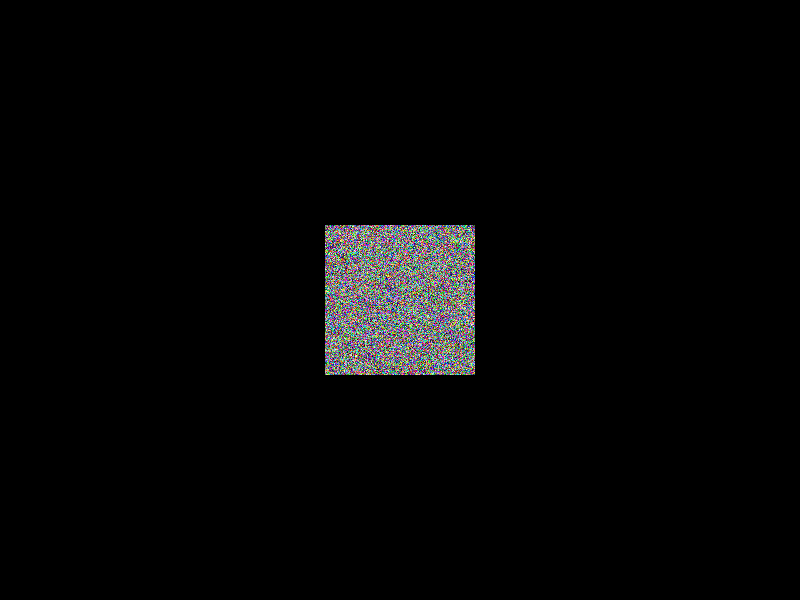
Frame 1 (no input)
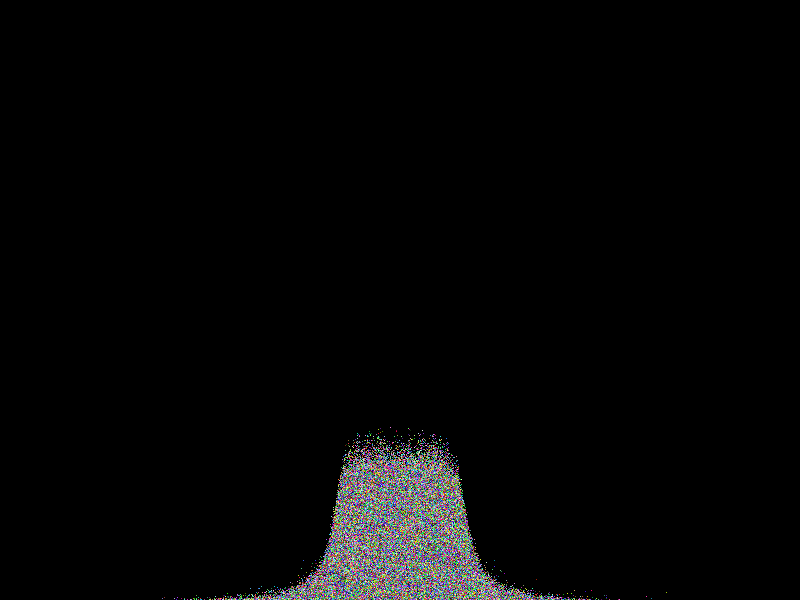
Frame 60 (the mouse pressed at the canvas centre just before this capture)
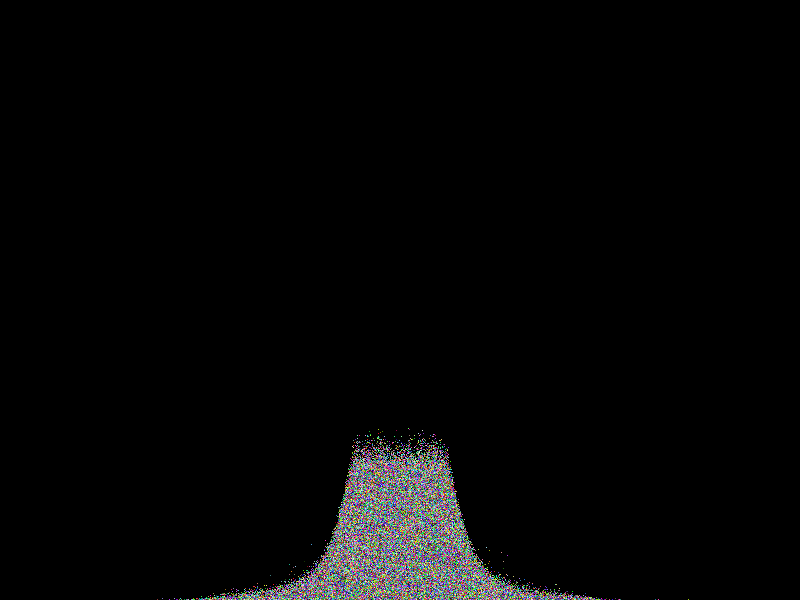
Frame 120 (the mouse held since frame 60 and released just before this capture)

The Processing sketch that drew these frames (run headless with seeded random() and noise(); from frame 60 on, the mouse is pressed at the canvas centre):

// Processing sketch: processing_154372
// ── processing_154372.pde

boolean[][] occupied;
particle[][] reference;
PVector mouse;
PVector pmouse;
PVector mouseV;
class particle{
  PVector location;
  PVector velocity;
  int impatience = 1;
  color clr;
  particle(int x,int y,color clr){
    location = new PVector(x,y);
    velocity = new PVector();
    this.clr = clr;
    occupied[x][y] = true;
    reference[x][y] = this;
  }
  void update(){
    int px = round(location.x);
    int py = round(location.y);
    PVector newLoc = PVector.add(location,velocity);
    int nx = round(newLoc.x);
    int ny = round(newLoc.y);
    if((px==nx&&py==ny)==false){
      if(nx<0||nx>=width){
        velocity.x *= -0.5;
      }else if(ny<0||ny>=height){
        velocity.y *= -0.5;
      }else{
        if(occupied[nx][ny]){
          PVector delta = PVector.sub(reference[nx][ny].velocity,velocity);
          delta.mult(0.8);
          float heat = impatience/3f;
          delta.add(new PVector(random(-heat,heat),random(-heat,heat)));
          velocity.add(delta);
          reference[nx][ny].velocity.sub(delta);
          impatience++;
          if(impatience>4){impatience = 4;}
        }else{
          occupied[px][py] = false;
          occupied[nx][ny] = true;
          reference[nx][ny] = this;
          location = newLoc;
          impatience = 0;
        }
      }
    }
    if(mousePressed){
      PVector arm = PVector.sub(mouse,location);
      float rad = 64;
      if(arm.mag()<rad){
        PVector delta = PVector.sub(mouseV,velocity);
        delta.mult((1-arm.mag()/rad)*0.5);
        velocity.add(delta);
      }
    }
    velocity.y += 3.0;
  }
}
particle[] field;
void setup(){
  size(800,600);
  occupied = new boolean[width][height];
  reference = new particle[width][height];
  int boxSize = 150;
  field = new particle[boxSize*boxSize];
  for(int i=0;i<field.length;i++){
    int x = width/2-boxSize/2+i%boxSize;
    int y = height/2-boxSize/2+i/boxSize;
    field[i] = new particle(x,y,color(random(0,255),random(0,255),random(0,255)));
  }
}
void draw(){
  background(0);
  pmouse = new PVector(pmouseX,pmouseY);
  mouse = new PVector(mouseX,mouseY);
  mouseV = PVector.sub(mouse,pmouse);
  for(int i=0;i<field.length;i++){
    field[i].update();
    set(round(field[i].location.x),round(field[i].location.y),field[i].clr);
  }
}
